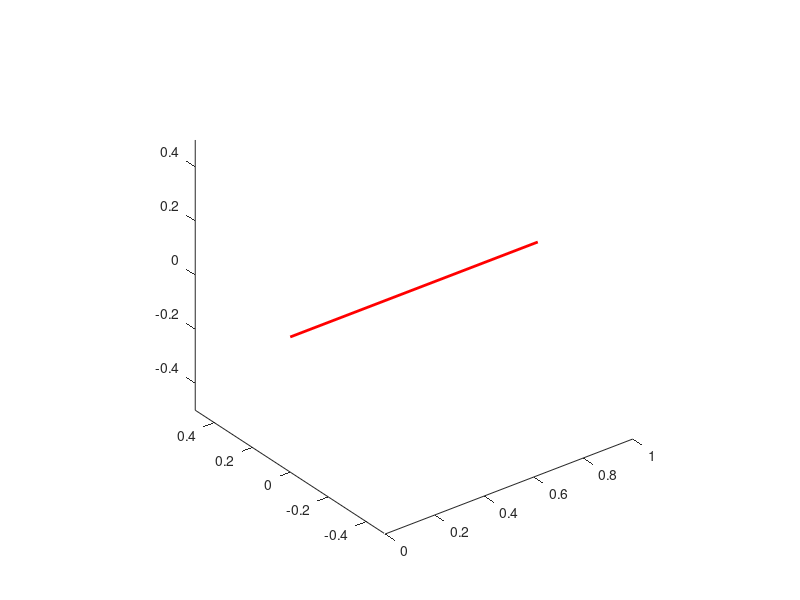

This chart was generated by the following MATLAB code: (Note: this script raises an error after producing the figure.)
function test_drawnow
% TEST_DRAWNOW Validate that drawnow limitrate is used and performs well

    fig = figure('Visible', 'off');
    ax = axes('Parent', fig);
    hold(ax, 'on');
    view(3);
    axis equal;

    tform = hgtransform(ax);
    line('Parent', tform, 'XData', [0 1], 'YData', [0 0], 'ZData', [0 0], ...
         'Color', 'r', 'LineWidth', 2);

    numFrames = 100;
    tic;
    for i = 1:numFrames
        T = eye(4);
        T(1:3, 4) = [i*0.01; 0; 0];
        tform.Matrix = T;
        drawnow limitrate;
    end
    elapsed = toc;
    fps = numFrames / elapsed;

    fprintf('Animation test: %d frames in %.3f s = %.1f FPS\n', ...
            numFrames, elapsed, fps);

    if fps >= 30
        fprintf('[PASS] Frame rate above 30 FPS.\n');
    elseif fps >= 15
        fprintf('[WARN] Frame rate below 30 FPS but functional.\n');
    else
        fprintf('[FAIL] Frame rate unusably low.\n');
    end

    close(fig);
end
